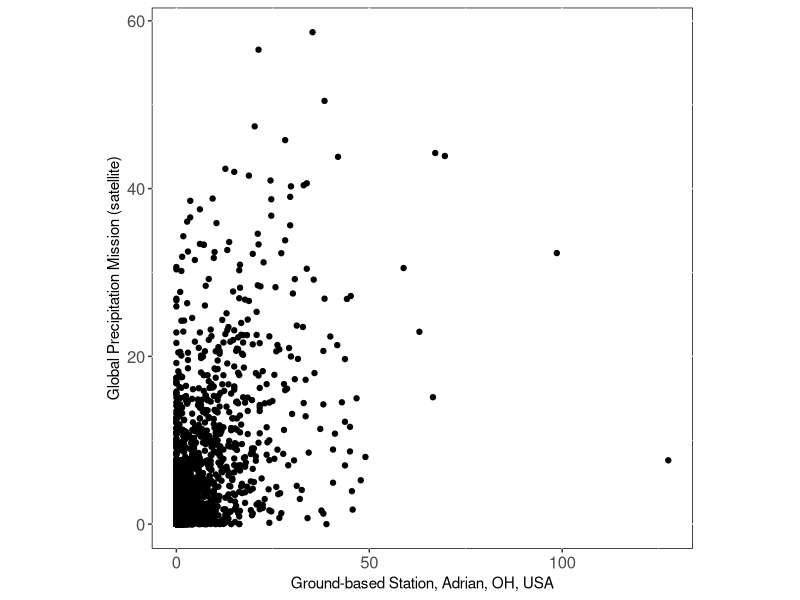
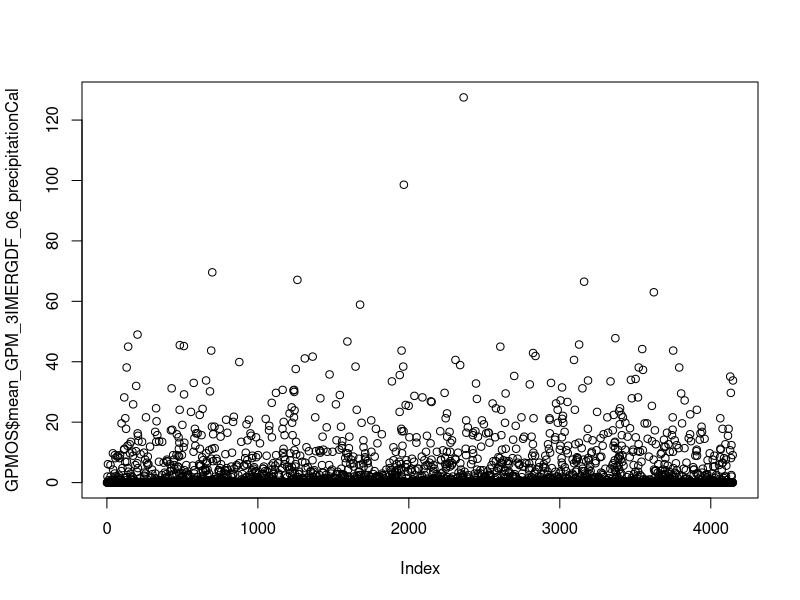

The R script that drew these images, in order: (Note: this script raises an error after producing the figures.)
library(readr)
library(dplyr)
library(tidyr)
library(lubridate)
library(ggplot2)

# SMALL OHIO GAGE: Adrian station
#OhioSmall <- read.csv("/Users/hydro/Desktop/r-marie/OhioSmall.csv")
OhioSmall <- read_csv("OhioSmall.csv") # for David's computer
OhioSmall$dt <- parse_date_time(OhioSmall$DATE, "mdy") # Parses date to a date number
#OhioSmall <- OhioSmall[1:4068,] # What is the purpose of this line?
     
# Ohio Small GPM file
# GPMOS <- read.csv("/Users/hydro/Desktop/r-marie/GPMOS.csv", skip = 8)
GPMOS <- read_csv("GPMOS.csv", skip = 8) # for David's Computer
GPMOS <- rename(GPMOS, date = time, prcp = mean_GPM_3IMERGDF_06_precipitationCal) # just for a shorter name
GPMOS$dt <- parse_date_time(GPMOS$date, "mdy") # Parses date to a date number
#GPMOS <- GPMOS[-c(791, 793, 794, 797, 813, 815, 817, 822, 830, 840, 845, 847, 849, 850, 853, 868, 875, 876, 877, 931, 932, 939, 960, 961, 971, 981, 999),]
#GPMOS <- GPMOS[-c(985),]
#GPMOS <- GPMOS[-c(1294, 2209, 2362),]

s.date <- as.numeric(min(c(min(as_date(OhioSmall$dt)), min(as_date(GPMOS$dt))))) # find earliest date
e.date <- as.numeric(max(c(max(as_date(OhioSmall$dt)), max(as_date(GPMOS$dt))))) # find latest date
dt <- array(NA, dim = (e.date-s.date+1)) # preallocate arrays that contain the maximum days
adrian <- dt
gpm <- dt
dt <- c(s.date:e.date) # record dates
for (i in 1:nrow(adrian)) {
      adrian[as.numeric(as_date(OhioSmall$dt[i]))-s.date+1] <- OhioSmall$PRCP[i] # write data to new arrays by date
}
for (i in 1:nrow(GPMOS)) {
      gpm[as.numeric(as_date(GPMOS$dt[i]))-s.date+1] <- GPMOS$prcp[i]
}
dailycomp <- data.frame(dt, adrian, gpm) # form single data frame, needed for ggplot2
ggplot(dailycomp, aes(x = adrian, y = gpm)) +
      geom_point() +
      labs(x = "Ground-based Station, Adrian, OH, USA", y = "Global Precipitation Mission (satellite)") +
      theme(panel.background = element_rect(fill = "white", colour = "black")) +
      theme(aspect.ratio = 1) +
      theme(axis.text = element_text(face = "plain", size = 12))

# plot daily 
plot(OhioSmall$PRCP, GPMOS$mean_GPM_3IMERGDF_06_precipitationCal)

# get dates into lubridate format
OhioSmall$DT <- mdy(OhioSmall$DATE)
 
# columns of year and month 
OhioSmall <- OhioSmall %>%
     mutate(year = year(DT))%>%
     mutate(month = month(DT))


# get dates into lubridate format
GPMOS$DT <- mdy(GPMOS$time)

# columns of year and month 
GPMOS <- GPMOS %>%
     mutate(year = year(DT))%>%
     mutate(month = month(DT))

# get monthly values: result = monthly precipitation values  
OhioSmall <- OhioSmall %>%
     group_by(year, month) %>%
     summarise(result = sum(PRCP, na.rm = TRUE), s = sd(PRCP, na.rm = TRUE)) # sum of monthly rain

GPMOS <- GPMOS %>%
     group_by(year, month) %>%
     summarise(result = sum(mean_GPM_3IMERGDF_06_precipitationCal, na.rm = TRUE), s = sd(mean_GPM_3IMERGDF_06_precipitationCal, na.rm = TRUE)) # sum of monthly rain

# making the number of entries equal for OGPM and Ohio
OhioSmall <- OhioSmall[1:135,]

# plot the monthly values 
plot(OhioSmall$result, GPMOS$result, xlim = c(0,250), ylim = c(0,250))
abline(lm(GPMOS$result ~ OhioSmall$result)) # line of best fit 

# plot the standard deviations 
plot(OhioSmall$s, GPMOS$s, xlim = c(0,25), ylim = c(0,25)) 
abline(lm(GPMOS$s ~ OhioSmall$s)) # line of best fit for standard deviation
